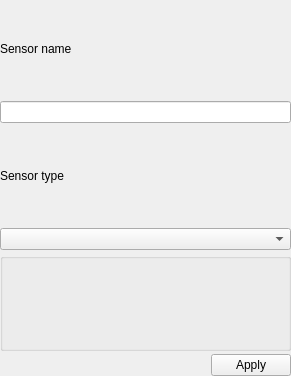
<?xml version="1.0" encoding="UTF-8"?>
<ui version="4.0">
 <class>QgsSensorSettingsWidgetBase</class>
 <widget class="QgsPanelWidget" name="QgsSensorSettingsWidgetBase">
  <property name="geometry">
   <rect>
    <x>0</x>
    <y>0</y>
    <width>291</width>
    <height>376</height>
   </rect>
  </property>
  <layout class="QVBoxLayout" name="mMainLayout">
   <property name="spacing">
     <number>3</number>
   </property>
   <property name="leftMargin">
     <number>0</number>
   </property>
   <property name="topMargin">
     <number>0</number>
   </property>
   <property name="rightMargin">
     <number>0</number>
   </property>
   <property name="bottomMargin">
     <number>0</number>
   </property>
   <item>
    <widget class="QLabel" name="mNameLabel">
     <property name="text">
      <string>Sensor name</string>
     </property>
     <property name="wordWrap">
      <bool>true</bool>
     </property>
    </widget>
   </item>
   <item>
    <widget class="QLineEdit" name="mNameLineEdit"/>
   </item>
   <item>
    <widget class="QLabel" name="mTypeLabel">
     <property name="text">
      <string>Sensor type</string>
     </property>
     <property name="wordWrap">
      <bool>true</bool>
     </property>
    </widget>
   </item>
   <item>
    <widget class="QComboBox" name="mTypeComboBox"/>
   </item>
   <item>
    <widget class="QGroupBox" name="mTypeGroupBox">
     <layout class="QVBoxLayout" name="mTypeLayout"/>
    </widget>
   </item>
   <item>
    <widget class="QDialogButtonBox" name="mButtonBox">
     <property name="standardButtons">
      <set>QDialogButtonBox::Apply</set>
     </property>
    </widget>
   </item>
  </layout>
 </widget>
 <customwidgets>
  <customwidget>
   <class>QgsPanelWidget</class>
   <extends>QWidget</extends>
   <header>qgspanelwidget.h</header>
   <container>1</container>
  </customwidget>
 </customwidgets>
 <resources>
  <include location="../../../images/images.qrc"/>
 </resources>
 <connections/>
</ui>
